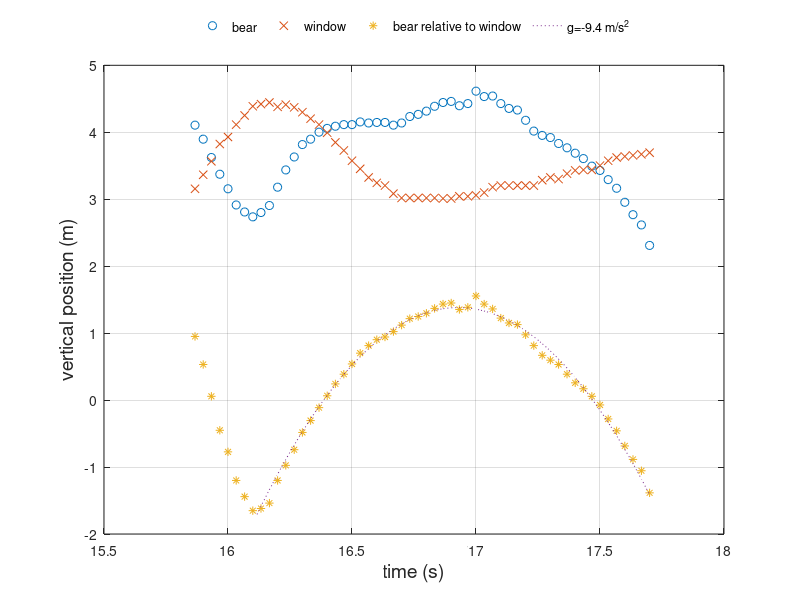

Recreate this plot in MATLAB.
# Nathan Moore
# make images that can be bw

# how do you read from file?
# https://www.mathworks.com/help/matlab/ref/csvread.html
# skip the first two rows, read all columns
R1=1;
C1=0;
exp_data=csvread(
'bear_data.csv',
R1,
C1
);

# create 1D arrays from 2D CSV data
t = exp_data(:, 1);
x_bear = exp_data(:, 2);
y_bear = exp_data(:,3)  ;
x_window = exp_data(:, 4);
y_window = exp_data(:,5)  ;
x_relative = exp_data(:, 7); % note, order is swapped
y_relative = exp_data(:,6)  ;

# theoretical line
t_th = linspace(16.117,max(t));

plot(t,y_bear, "o",'DisplayName',"bear")
hold on
plot(t,y_window, "x",'DisplayName',"window")
plot(t,y_relative,"*",'DisplayName',"bear relative to window")
plot(t_th,-4.6930291*t_th.^2+158.88985*t_th-1343.4845,':','DisplayName',"g=-9.4 m/s^2")
hold off
grid()
ylabel("vertical position (m)", 'FontSize', 14);
xlabel("time (s)", 'FontSize', 14);
legend boxoff
%legend( "location", "northoutside",  "orientation", "horizontal", 'FontSize', 14)
legend( "location", "northoutside",  "orientation", "horizontal")
print bear-quadratic.pdf

